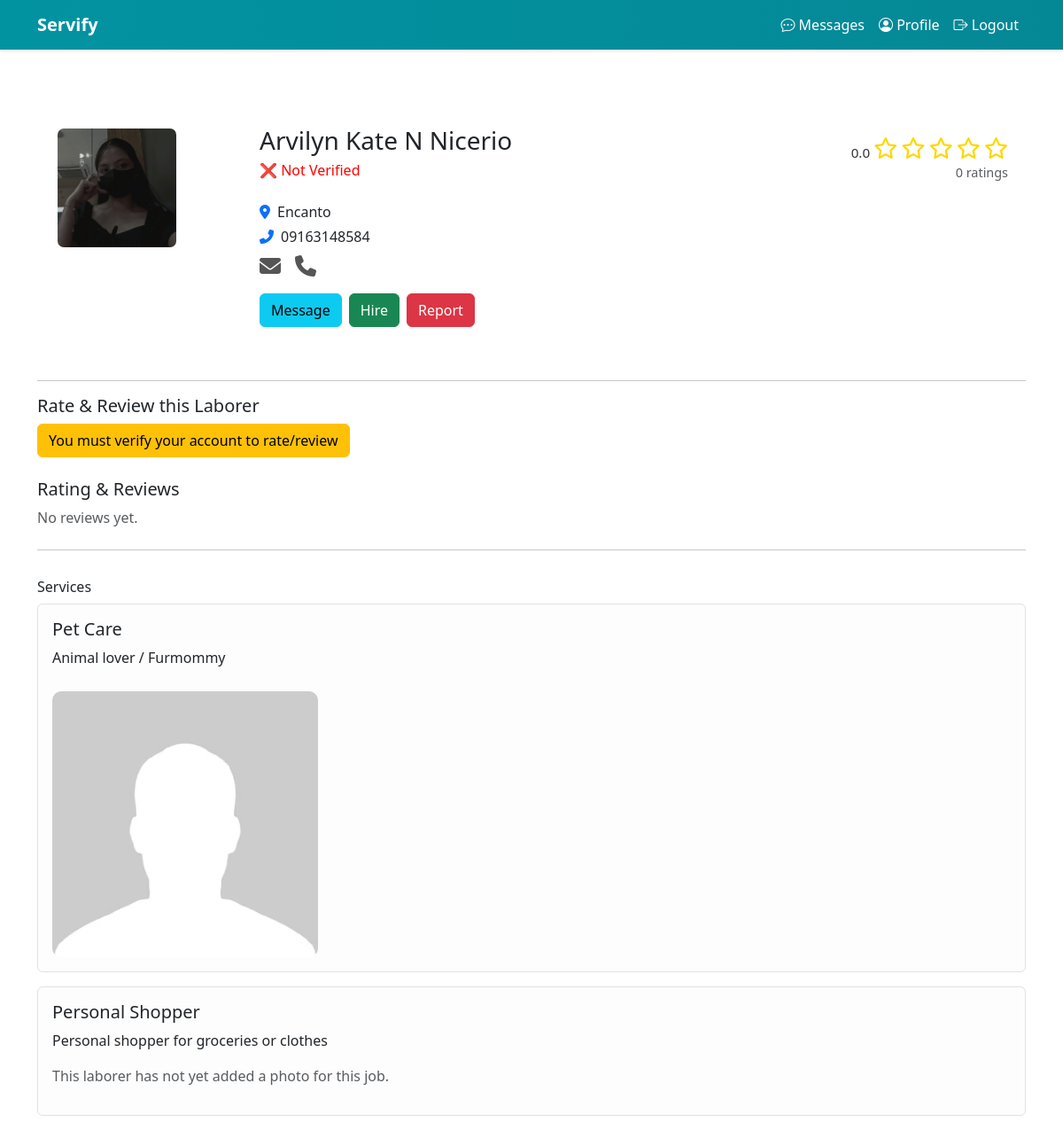
The app's page /servify/view/view_profile2.php?user_id=14 (signed in) with its own data.
### tables this page shows
CREATE TABLE `users` (
  `user_id` int(11) NOT NULL,
  `firstname` varchar(255) NOT NULL,
  `middlename` varchar(255) NOT NULL,
  `lastname` varchar(255) NOT NULL,
  `fb_link` varchar(255) NOT NULL,
  `location` varchar(100) NOT NULL,
  `date_created` date NOT NULL,
  `email` varchar(255) NOT NULL,
  `password` varchar(255) NOT NULL,
  `contact` varchar(255) NOT NULL,
  `role` varchar(255) NOT NULL,
  `rating` int(11) NOT NULL,
  `credit_score` int(11) NOT NULL,
  `is_verified` tinyint(1) NOT NULL DEFAULT 0,
  `profile_picture` varchar(255) NOT NULL
);

CREATE TABLE `user_jobs` (
  `user_job_id` int(11) NOT NULL,
  `user_id` int(10) UNSIGNED NOT NULL,
  `job_id` int(10) UNSIGNED NOT NULL,
  `job_description` varchar(255) NOT NULL,
  `job_image` varchar(255) NOT NULL
);

CREATE TABLE `jobs` (
  `job_id` int(11) NOT NULL,
  `job_name` varchar(255) NOT NULL,
  `job_description` varchar(255) NOT NULL,
  `job_image` varchar(255) DEFAULT NULL
);

### servify/controls/profile_functions.php (called while the page is built, shortened)
<?php
function getUserProfile($conn, $user_id) {
    $sql = "SELECT firstname, middlename, lastname, fb_link, email, location, date_created,
                   contact, is_verified, profile_picture
            FROM users WHERE user_id = ?";
    $stmt = $conn->prepare($sql);
    $stmt->bind_param("i", $user_id);
    $stmt->execute();
    $result = $stmt->get_result();
    $user = $result->fetch_assoc();
    return $user;
}
function getUserServices($conn, $user_id, $job_id = 0) {
    if ($job_id === 0) {
        $sql = "SELECT jobs.job_name, user_jobs.job_description, user_jobs.job_image
                FROM jobs
                INNER JOIN user_jobs ON jobs.job_id = user_jobs.job_id
                WHERE user_jobs.user_id = ?";
        $stmt = $conn->prepare($sql);
        $stmt->bind_param("i", $user_id);
    }
    $stmt->execute();
    $result = $stmt->get_result();
    return $result;
}
function isUserVerified($conn, $user_id) {
    $sql = "SELECT is_verified FROM users WHERE user_id = ?";
    $stmt = $conn->prepare($sql);
    $stmt->bind_param("i", $user_id);
    $stmt->execute();
    $res = $stmt->get_result()->fetch_assoc();
    return ($res && $res['is_verified'] == 1);
}
function getRatingStats($conn, $laborer_id) {
    $sql = "SELECT AVG(rating) as avg_rating, COUNT(*) as total_ratings
            FROM laborer_ratings WHERE laborer_id = ?";
    $stmt = $conn->prepare($sql);
    $stmt->bind_param("i", $laborer_id);
    $stmt->execute();
    $row = $stmt->get_result()->fetch_assoc();
    return [
        'avg_rating' => $row['avg_rating'] !== null ? round($row['avg_rating'], 1) : 0,
        'total_ratings' => intval($row['total_ratings'])
    ];
}
?>

### servify/view/view_profile2.php (the view, shortened to what this page needs)
<?php
include '../controls/connection.php';
include '../controls/profile_functions.php';
include '../controls/hire_functions.php';
$user_id = isset($_GET['user_id']) ? intval($_GET['user_id']) : 0;
$job_id  = isset($_GET['job_id']) ? intval($_GET['job_id']) : 0;
$is_logged_in = isset($_SESSION['user_id']);
$current_user_id = $is_logged_in ? intval($_SESSION['user_id']) : null;
$user = getUserProfile($conn, $user_id);
$services_result = getUserServices($conn, $user_id, $job_id);
$current_user_verified = $is_logged_in ? isUserVerified($conn, $current_user_id) : false;
$can_rate = false;
$rating_stats = getRatingStats($conn, $user_id);
$avg_rating = $rating_stats['avg_rating'];
$total_ratings = $rating_stats['total_ratings'];
$user_previous_rating = $is_logged_in ? getUserRating($conn, $user_id, $current_user_id) : 0;
$user_previous_review = '';
function renderStars($rating) {
    $html = '';
    for ($i = 1; $i <= 5; $i++) {
        if ($rating >= $i) {
            $html .= '<i class="fa-solid fa-star" style="color:gold;font-size:1.5rem;"></i> ';
        } elseif ($rating >= ($i - 0.5)) {
            $html .= '<i class="fa-solid fa-star-half-stroke" style="color:gold;font-size:1.5rem;"></i> ';
        } else {
            $html .= '<i class="fa-regular fa-star" style="color:gold;font-size:1.5rem;"></i> ';
        }
    }
    return $html;
}
function renderContactIcons($user) {
    $html = '';
    if (!empty($user['email'])) {
        $html .= '<a href="mailto:' . htmlspecialchars($user['email']) . '" class="me-2"><i class="fas fa-envelope fa-lg"></i></a>';
    }
    if (!empty($user['contact'])) {
        $html .= '<a href="tel:' . htmlspecialchars($user['contact']) . '" class="me-2"><i class="fas fa-phone fa-lg"></i></a>';
    }
    return $html;
}
function getLaborerReviewsResult($conn, $laborer_id) {
    $stmt = $conn->prepare("SELECT r.rating, r.review, r.created_at, u.firstname, u.lastname
                            FROM laborer_ratings r
                            JOIN users u ON r.user_id = u.user_id
                            WHERE r.laborer_id = ?
                            ORDER BY r.created_at DESC");
    $stmt->bind_param("i", $laborer_id);
    $stmt->execute();
    $result = $stmt->get_result();
    return $result;
}
$reviews_result = getLaborerReviewsResult($conn, $user_id);
?>
<!DOCTYPE html>
<html lang="en">
<head>
  <link rel="stylesheet" type="text/css" href="../styles/view_profile.css">
  <link rel="stylesheet" type="text/css" href="https://cdnjs.cloudflare.com/ajax/libs/font-awesome/6.5.1/css/all.min.css">
  <link rel="stylesheet" href="https://cdn.jsdelivr.net/npm/bootstrap-icons@1.11.3/font/bootstrap-icons.min.css">
  <link href="https://cdn.jsdelivr.net/npm/bootstrap@5.3.3/dist/css/bootstrap.min.css" rel="stylesheet">
</head>
<body>
  <nav class="navbar navbar-expand-lg navbar-dark bg-dark shadow-sm fixed-top">
    <div class="container">
      <a class="navbar-brand fw-bold text-white" href="index.php">Servify</a>
      <div class="collapse navbar-collapse justify-content-end" id="navbarNav">
        <ul class="navbar-nav">
          <?php if ($is_logged_in): ?>
            <li class="nav-item position-relative">
              <a class="nav-link" href="../view/messages.php">
                <i class="bi bi-chat-dots"></i> Messages
              </a>
            </li>
            <li class="nav-item">
              <a class="nav-link" href="../view/profile.php">
                <i class="bi bi-person-circle"></i> Profile
              </a>
            </li>
            <li class="nav-item">
              <a class="nav-link" href="../controls/logout.php">
                <i class="bi bi-box-arrow-right"></i> Logout
              </a>
            </li>
          <?php else: ?>
            <li class="nav-item"><a class="nav-link" href="../view/signup.php">Sign Up</a></li>
            <li class="nav-item"><a class="nav-link">|</a></li>
            <li class="nav-item"><a class="nav-link" href="../view/login.php">Login</a></li>
          <?php endif; ?>
        </ul>
      </div>
    </div>
  </nav>
<div class="container mt-5 pt-4">
  <div class="profile-section d-flex flex-wrap justify-content-between align-items-start">
      <div class="profile-pic-container me-3 mb-3 mb-md-0">
          <img src="../<?php echo htmlspecialchars($user['profile_picture']) ?: 'uploads/profile_pics/default.jpg'; ?>"
               alt="Profile Picture"
               class="profile-pic"
               style="width:140px;height:140px;object-fit:cover;border-radius:10px;">
      </div>
      <div class="flex-grow-1">
          <div class="name-rating d-flex flex-wrap align-items-center justify-content-between mb-2">
              <div>
                <h3 class="mb-1"><?php echo htmlspecialchars($user['firstname'] . ' ' . $user['middlename'] . ' ' . $user['lastname']); ?></h3>
                <div class="profile-detail">
                    <?php echo $user['is_verified'] ? '<span class="verified">✅ Verified</span>' : '<span class="not-verified">❌ Not Verified</span>'; ?>
                </div>
              </div>
              <div class="text-end">
                  <div>
                      <span class="rating-summary"><?php echo number_format($avg_rating,1); ?></span>
                      <?php echo renderStars($avg_rating); ?>
                  </div>
                  <div class="text-muted" style="font-size:0.9rem;"><?php echo $total_ratings; ?> rating<?php echo $total_ratings !== 1 ? 's' : ''; ?></div>
              </div>
          </div>
          <p class="mb-1"><i class="fas fa-map-marker-alt me-2" style="color:#0d6efd;"></i><?php echo htmlspecialchars($user['location']); ?></p>
          <p class="mb-2"><i class="fas fa-phone-alt me-2" style="color:#0d6efd;"></i><?php echo htmlspecialchars($user['contact']); ?></p>
          <div class="contact-icons mb-3">
              <?php echo renderContactIcons($user); ?>
          </div>
          <div class="d-flex flex-wrap gap-2 mb-4">
              <a href="../view/messages.php?receiver_id=<?php echo $user_id; ?>" title="Send Message">
                  <button class="btn btn-info">Message</button>
              </a>
              <?php if ($is_logged_in): ?>
                  <button class="btn btn-success" data-bs-toggle="modal" data-bs-target="#hireModal">Hire</button>
              <?php else: ?>
                  <a href="../view/login.php" class="btn btn-success">Hire</a>
              <?php endif; ?>
              <?php if ($is_logged_in): ?>
                  <button class="btn btn-danger" data-bs-toggle="modal" data-bs-target="#reportModal">Report</button>
              <?php else: ?>
                  <a href="../view/login.php" class="btn btn-danger">Report</a>
              <?php endif; ?>
          </div>
      </div>
  </div>
  <hr>
<div class="mb-4">
    <h5>Rate & Review this Laborer</h5>
    <?php if ($is_logged_in): ?>
        <?php if ($current_user_verified): ?>
            <?php if ($can_rate): ?>
                <form method="POST">
                    <input type="hidden" name="rating_submit" value="1">
                    <div class="star-rating mb-2" title="Give rating">
                        <?php for ($i = 5; $i >= 1; $i--): ?>
                            <input type="radio" id="star<?php echo $i;?>" name="rating" value="<?php echo $i; ?>"
                                <?php echo ($user_previous_rating === $i) ? 'checked' : ''; ?>>
                            <label for="star<?php echo $i;?>"><i class="fa fa-star"></i></label>
                        <?php endfor; ?>
                    </div>
                    <div class="mb-2">
                        <textarea class="form-control" name="review" placeholder="Write your review..."><?php echo htmlspecialchars($user_previous_review ?? ''); ?></textarea>
                    </div>
                    <button type="submit" class="btn btn-primary btn-sm">
                        <?php echo $user_previous_rating ? 'Update Review' : 'Submit Review'; ?>
                    </button>
                </form>
            <?php else: ?>
                <p class="text-warning">You can only review this laborer after completing a hire transaction.</p>
            <?php endif; ?>
        <?php else: ?>
            <button class="btn btn-warning" data-bs-toggle="modal" data-bs-target="#verifyModal">
                You must verify your account to rate/review
            </button>
        <?php endif; ?>
    <?php else: ?>
        <p><a href="../view/login.php">Log in</a> to leave a review.</p>
    <?php endif; ?>
</div>
<div class="mb-4">
    <h5>Rating & Reviews</h5>
    <?php if ($reviews_result && $reviews_result->num_rows > 0): ?>
        <?php while ($rev = $reviews_result->fetch_assoc()): ?>
            <div class="border rounded p-2 mb-2">
                <strong><?php echo htmlspecialchars($rev['firstname'] . " " . $rev['lastname']); ?></strong>
                <small class="text-muted">(<?php echo $rev['created_at']; ?>)</small>
                <div><?php echo renderStars($rev['rating']); ?></div>
                <?php if (!empty($rev['review'])): ?>
                    <p><?php echo nl2br(htmlspecialchars($rev['review'])); ?></p>
                <?php endif; ?>
            </div>
        <?php endwhile; ?>
    <?php else: ?>
        <p class="text-muted">No reviews yet.</p>
    <?php endif; ?>
</div>
  <hr>
  <div class="row">
    <div class="col-md-12">
      <h6 class="mt-3">Services</h6>
      <div class="services-list">
        <?php while ($service = $services_result->fetch_assoc()): ?>
          <div class="service-item mb-3 p-3 border rounded">
              <h5><?php echo htmlspecialchars($service['job_name']); ?></h5>
              <p><?php echo htmlspecialchars($service['job_description']); ?></p>
              <?php if (!empty($service['job_image'])): ?>
                  <img src="../uploads/<?php echo htmlspecialchars($service['job_image']); ?>" alt="Service Image" class="service-image" style="width:100%;max-width:300px;max-height:300px;height:auto;border-radius:10px;margin-top:10px;">
              <?php else: ?>
                  <p class="text-muted">This laborer has not yet added a photo for this job.</p>
              <?php endif; ?>
          </div>
        <?php endwhile; ?>
      </div>
    </div>
  </div>
</div>
</body>
</html>

### servify/styles/view_profile.css (style rules this page uses)
:root { --c-body: #727272; --c-brand: #0293a1; --box-shaddow: 0px 15px 25px rgba(0,0,0,0.08); --transition: all 0.5s ease ; }
body { font-family: ; line-height: 1.7; color: var(--c-body); padding-top: 50px; }
.nav-link { text-decoration: none; color: #fff !important; transition: var(--transition); }
.navbar { box-shadow: var(--box-shaddow); background-image: linear-gradient(to left, #058896, #0293a1); }
.navbar-brand { font-weight: bold; color: #fff !important; }
.profile-section { display: flex; align-items: center; gap: 15px; padding: 20px; flex-wrap: wrap; position: relative; }
.profile-pic-container { position: relative; width: 200px; height: 200px; }
.profile-pic { width: 100%; height: 100%; border: 3px solid white; }
.name-rating { display: flex; align-items: center; gap: 10px; }
.profile-detail { margin-bottom: 15px; }
.not-verified { color: red; }
.service-item { border: 1px solid #e0e0e0; padding: 15px; margin-bottom: 15px; border-radius: 10px; background-color: #fdfdfd; }
.service-image { width: 100%; max-width: 300px; height: auto; border-radius: 10px; margin-top: 10px; }

### servify/view/view_profile2.php (style rules this page uses)
.rating-summary { margin-left: 12px; font-size: 0.95rem; color: #333; display: inline-block; vertical-align: middle; }
.contact-icons a { color: #555; font-size: 1.2rem; margin-right: 10px; transition: color 0.2s; }
.contact-icons { display: flex; align-items: center; gap: 8px; flex-wrap: wrap; }

### records on screen
users: profile_picture (picture), firstname+middlename+lastname "Arvilyn Kate N Nicerio", is_verified 0 (drawn), location "Encanto", contact "09163148584"
user_jobs: job.job_name "Pet Care", job_description "Animal lover / Furmommy", job_image (placeholder picture)
user_jobs: job.job_name "Personal Shopper", job_description "Personal shopper for groceries or clothes", shows "This laborer has not yet added a photo for this job."

### other values on screen
$avg_rating "0.0"
$total_ratings "0"
